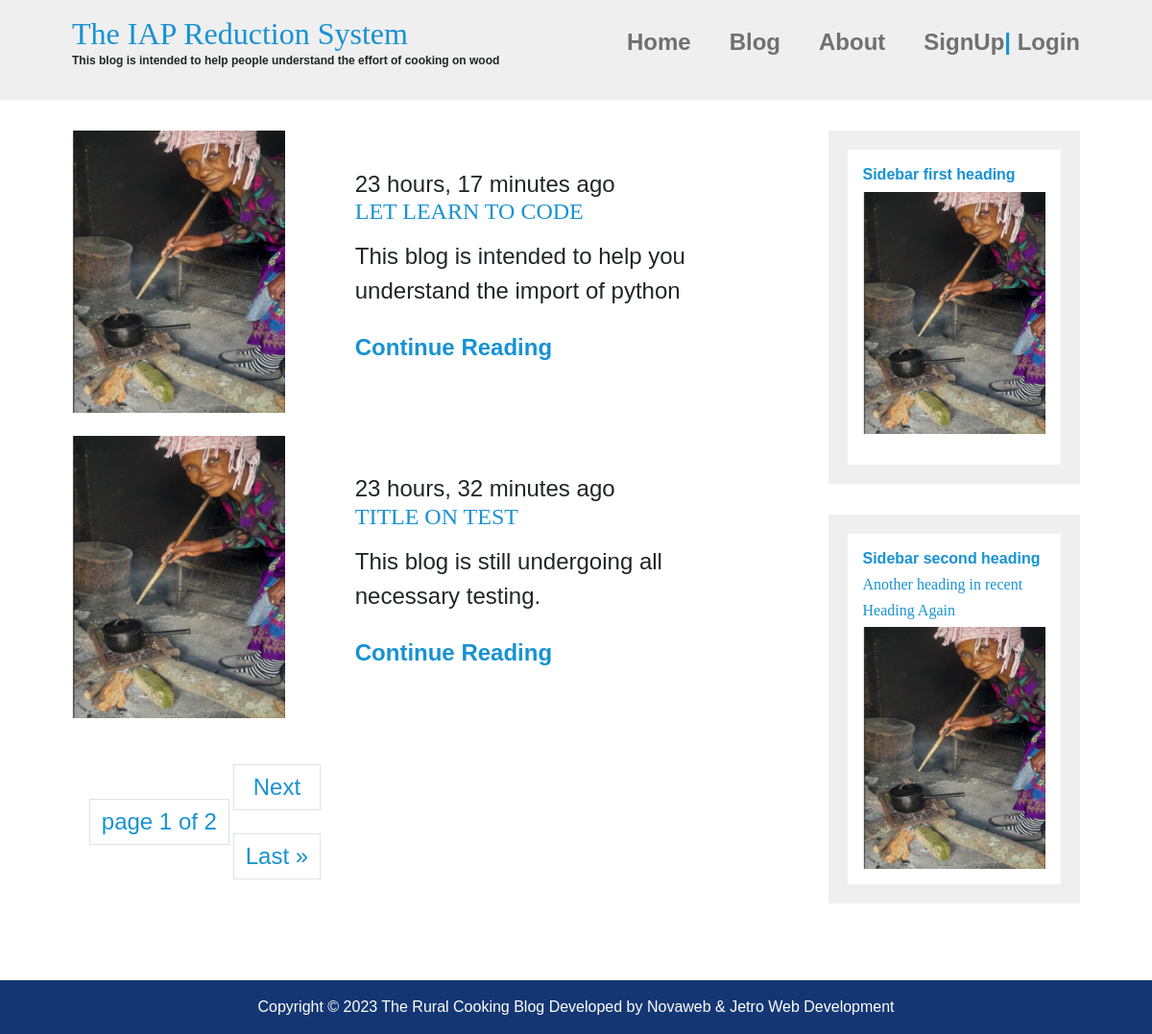
Screenshot of /blog/ with the database file from the repository.
### blog/models.py (models this page shows, shortened)
class Post(models.Model):
    title = models.CharField(max_length=100)
    current_time = models.DateTimeField(auto_now_add=True)
    slug = models.SlugField()
    image = models.ImageField(upload_to='uploaded/galleries', blank=True, null=True)
    body = models.TextField()
    class Meta:
        ordering = ('-current_time',)

### blog/views.py (the view)
# urls.py: path('blog/', views.blog, name='blog'),
def blog(request):
    post = Post.objects.all()
    paginator = Paginator(post,2)
    page_number = request.GET.get("page")
    post_obj = paginator.get_page(page_number)
    return render(request, "blog/blog.html",{"post": post_obj})

### blog/templates/blog/blog.html (shortened to what this page needs)
{%extends 'blog/base.html' %}
{% load static %}
{%block content_area %}
    <div class="container container-main">
            <main role="main">
                {% for post in post %}
                <article class="article-recent">
                    <div class="article-recent-main">
                        <p class="article-info">{{post.current_time|timesince}} ago</p>
                        <h2 class="article-title">{{post.title|upper}}</h2>
                        <p class="article-body">{{post.body|truncatewords:20}}</p>
                        <a href="{% url 'post_details' post.slug %}" class="article-read-more">Continue Reading</a>
                    </div>
                    <div class="article-recent-secondary">
                        <img src="{% static 'asset/images/woman_cooking.png' %}" alt="" class="article-image">
                        <br>
                    </div>
                </article>
                {%endfor%}
        <ul class="pagination-list">
            <li class="pagination-line">
                <a class="page-link" href="#">page {{post.number}} of {{post.paginator.num_pages}}</a>
            </li>
            {% if post.has_next %}
            <span>
            <li class="pagination-line">
                <a class="page-link" href="?page={{ post.next_page_number }}"> Next</a>
            </li>
            <li class="pagination-line">
                <a class="page-link" href="?page={{ post.paginator.num_pages }}"> Last &raquo;</a>
            </li>
            {% endif %}
        </ul>
            </main>
            <aside class="sidebar">
                <div class="sidebar-widget">
                    <h2 class="widget-title">Sidebar first heading</h2>
                    <img src="{% static 'asset/images/woman_cooking.png' %}" alt="" class="widget-image">
                </div>
                <div class="sidebar-widget">
                    <h2 class="widget-title">Sidebar second heading</h2>
                    <div clas="widget-recent-post">
                        <h3 class="widget-recent-post-title"> Another heading in recent</h3>
                    </div>
                    <div clas="widget-recent-post">
                        <h3 class="widget-recent-post-title">Heading Again</h3>
                        <img src="{% static 'asset/images/woman_cooking.png' %}" alt="" class="widget-image">
                    </div>
                </div>
            </aside>
        </div>
        <br>
        <br>
        {% endblock %}

### static/asset/css/style.css (style rules this page uses)
* { margin : 0; padding : 0; }
body { margin : 0; font-family : 'Ubuntu', sans-serif; font-weight: 300; }
img { max-width : 100%; width : 100%; margin :0; padding :0; display : block; }
.container { width : 90%; max-width : 1200px; margin : 0 auto; }
.container-nav, .container-main { display : flex; flex-direction : column; justify-content: space-between; }
h1, h2, h3 { font-family : 'Lora', serif; font-weight : 100; color : #1792d2; margin-top : 0; }
.pagination-list { min-height : 30px; margin : 0; padding : 0 14px; }
.pagination-line { display: inline; padding : .3rem; -webkit-transition: all 0.3s ease-in-out; transition: all 0.3s ease-in-out; }
.page-link { font-size : 1.5rem; margin : .5 .5em; color : #1792d2; }
.article-title, .article-info, .article-body, .comment { font-size : 1.5rem; margin : 0; padding : .3em 0; }
@media (min-width: 668px) { .container-main { flex-direction :row; } }
@media (min-width: 668px) { main { width : 70%; } }
@media (min-width: 668px) { aside { width : 25%; min-width : 250px; margin-left: 1em; } }
.article-read-more { font-size: 0.875rem; }
.article-read-more { color : #1792d2; text-decoration: none; font-weight: 700; }
.article-info { line-height: 0; }
.article-title, .article-read-more { font-size: 1.5rem; }
.widget-title, .widget-recent-post-title { font-size: 1rem; }
.widget-title { font-family: 'Ubuntu', sans-serif; font-weight: 700; }
.article-recent { display : flex; flex-direction: column; }
.article-recent-main { order : 2; }
.article-recent-secondary { order : 1; }
@media (min-width: 675px) { .article-recent { flex-direction : row; justify-content: space-between; } }
@media (min-width: 675px) { .article-recent-main { width : 68%; padding : 3rem; } }
@media (min-width: 675px) { .article-image { width : 90%; min-height : 100px; object-fit : cover; } }
@media (min-width: 675px) { .article-image { order : -2; } }
@media (min-width: 675px) { .article-info { order : -1 } }
.sidebar-widget { border : 20px solid #efefef; margin-bottom : 2em; padding : 1em; }
.widget-image { order : -1; }

### rows the page displays
Post: current_time "23 hours, 17 minutes", title "LET LEARN TO CODE", body "This blog is intended to help you understand the import of python"
Post: current_time "23 hours, 32 minutes", title "TITLE ON TEST", body "This blog is still undergoing all necessary testing."

### other values shown
{{ post.number }} "1"
{{ post.paginator.num_pages }} "2"
